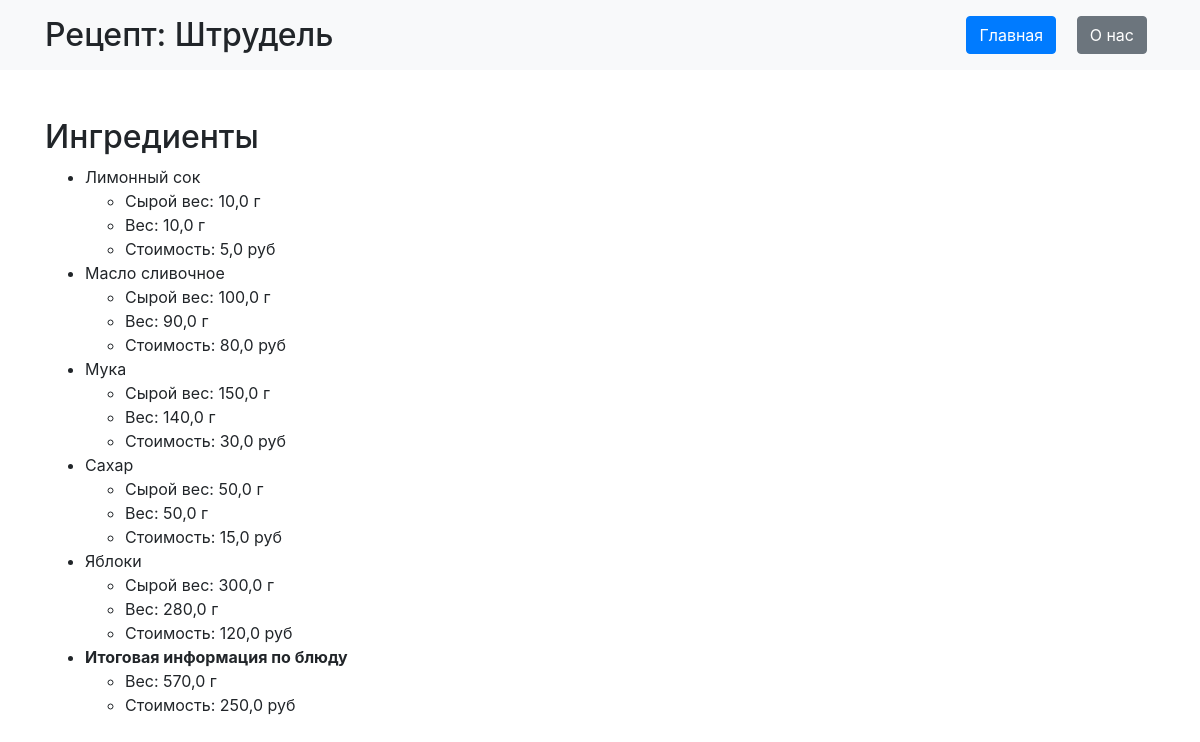
Page /recipe/1/ on the committed database.
### recipe_catalog/models.py (models this page shows, shortened)
class Recipe(models.Model):
	title = models.CharField(
		max_length=300,
		validators=[
			RegexValidator(
				regex=r'^[A-Za-zА-Яа-яёЁ\s]+$',
				message='Название должно быть строковым значением'
			)
		]
	)
	ingredients = models.ManyToManyField(Ingredient, through="RecipeIngredient")

class Ingredient(models.Model):
	title = models.CharField(
		max_length=255,
		validators=[
			RegexValidator(
				regex=r'^[A-Za-zА-Яа-яёЁ\s]+$',
				message='Название должно быть строковым значением'
			)
		]
	)
	raw_weight = models.FloatField(
		validators=[
			MinValueValidator(
				limit_value=0.1,
				message='Сырой вес должен быть положительным числом'
			)
		]
	)
	weight = models.FloatField(
		validators=[
			MinValueValidator(
				limit_value=0.1,
				message='Вес должен быть положительным числом'
			)
		]
	)
	cost = models.FloatField(
		validators=[
			MinValueValidator(
				limit_value=0.1,
				message='Цена должна быть положительным числом'
			)
		]
	)

### recipe_catalog/views.py (the view)
# urls.py: path('recipe/<int:pk>/', recipe_detail, name='recipe_detail')
def recipe_detail(request, pk):
	try:
		recipe = Recipe.objects.get(pk=pk)
	except Recipe.DoesNotExist:
		return render(
			request=request,
			template_name='recipe_catalog/recipe_not_found.html'
		)
	return render(
		request=request,
		template_name='recipe_catalog/recipe_detail.html',
		context={
			'recipe_id': recipe.id,
			'title': recipe.title,
			'ingredients': recipe.ingredients.order_by('title'),
			'sum_weight': recipe.ingredients.aggregate(total=Sum('weight'))['total'],
			'sum_cost': recipe.ingredients.aggregate(total=Sum('cost'))['total']
		}
	)

### templates/recipe_catalog/recipe_detail.html (shortened to what this page needs)
<!DOCTYPE html>
<html lang="en">
<head>
    <link rel="stylesheet" href="https://maxcdn.bootstrapcdn.com/bootstrap/4.5.2/css/bootstrap.min.css">
</head>
<body>
<header class="bg-light py-3">
    <div class="container d-flex justify-content-between align-items-center">
        <h2 class="mb-0">Рецепт: {{ title }}</h2>
        <nav>
            <a href="/" class="btn btn-primary mx-2">Главная</a>
            <a href="{% url 'recipe_catalog:about' %}" class="btn btn-secondary mx-2">О нас</a>
        </nav>
    </div>
</header>
<main class="container my-5">
    <h2>Ингредиенты</h2>
    <ul>
        {% for ingredient in ingredients %}
            <li>
                {{ ingredient.title }}<br>
                <ul>
                    <li>Сырой вес: {{ ingredient.raw_weight }} г</li>
                    <li>Вес: {{ ingredient.weight }} г</li>
                    <li>Стоимость: {{ ingredient.cost }} руб</li>
                </ul>
            </li>
        {% endfor %}
        <li><b>Итоговая информация по блюду</b></li>
        <ul>
            <li>Вес: {{ sum_weight }} г</li>
            <li>Стоимость: {{ sum_cost }} руб</li>
        </ul>
    </ul>
</main>
</body>
</html>

### rows in the picture
Recipe: title "Штрудель"
Ingredient: title "Лимонный сок", raw_weight "10,0", weight "10,0", cost "5,0"
Ingredient: title "Масло сливочное", raw_weight "100,0", weight "90,0", cost "80,0"
Ingredient: title "Мука", raw_weight "150,0", weight "140,0", cost "30,0"
Ingredient: title "Сахар", raw_weight "50,0", weight "50,0", cost "15,0"
Ingredient: title "Яблоки", raw_weight "300,0", weight "280,0", cost "120,0"

### other values in the picture
{{ sum_weight }} "570,0"
{{ sum_cost }} "250,0"
